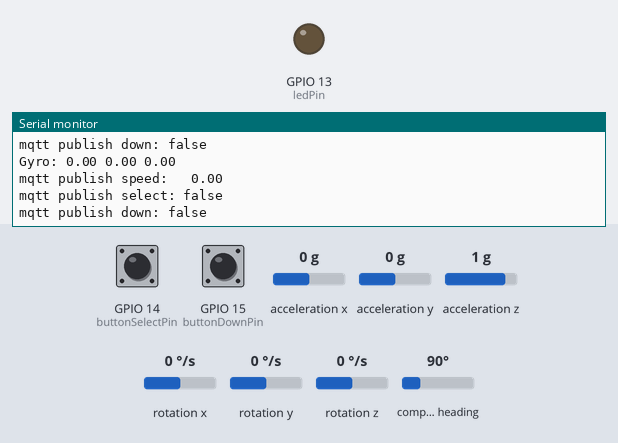
A sketch run on a simulated ESP32. On the bench: output pins drawn as LEDs (lit = HIGH), the last lines printed to the serial monitor. The test bench sets the inputs (shaded band); at power-on: rotation z 0 °/s, GPIO 14 (buttonSelectPin) HIGH, GPIO 15 (buttonDownPin) HIGH, acceleration x 0 g, acceleration y 0 g, acceleration z 1 g, rotation x 0 °/s, rotation y 0 °/s, compass heading 90°. WiFi joins after 1.5 s; servers stay silent unless stated; random numbers use the default seed unless the sketch sets one; no MQTT or app messages arrive unless stated.

Above: at 3.7 s.
3.8 s: rotation z set to -192 °/s
At 3.83 s:
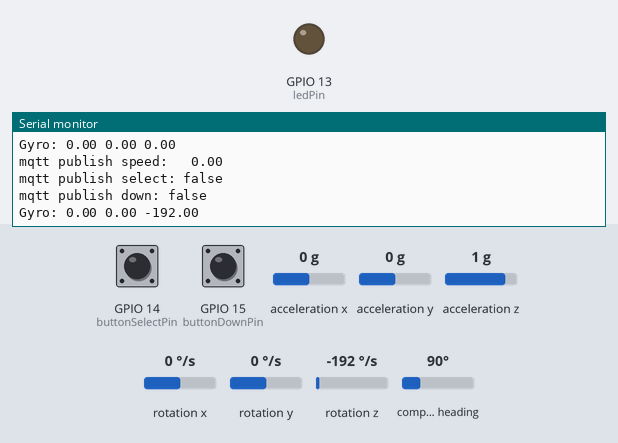
5.4 s: GPIO 14 (buttonSelectPin) pulled LOW for 0.15 s
7.0 s: GPIO 15 (buttonDownPin) pulled LOW for 0.15 s
At 7.11 s:
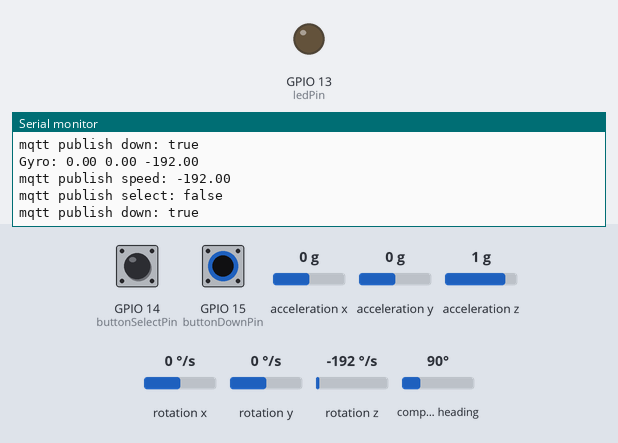

The sketch:

FAF_ESP.ino
```cpp
// (licence header left out)
#include <WiFi.h>
#include <PubSubClient.h>
#include <Adafruit_Sensor.h>
#include <Adafruit_BNO055.h>

WiFiClient espClient;
PubSubClient client(espClient);

const char* ssid        = "fit_and_fun";
const char* password    = "fun_and_fit";
const char* mqtt_server = "10.42.0.1";

const int buttonSelectPin = 14;
const int buttonDownPin = 15;
int buttonSelectState = 0;
int buttonDownState = 0;

const int ledPin =  13;      // the number of the LED pin

#define MSG_BUFFER_SIZE (10)
char msg[MSG_BUFFER_SIZE];
float value = 51.0;

/* Set the delay between fresh samples */
uint16_t BNO055_SAMPLERATE_DELAY_MS = 100;
/* Check I2C device address */
Adafruit_BNO055 bno = Adafruit_BNO055(55, 0x28);


void setupWifi();
void reConnect();

void setupWifi() {
    delay(10);
    Serial.print("Connecting to ");
    Serial.println(ssid);
    //WiFi.begin(ssid, password);  // Start Wifi connection.
    WiFi.begin(ssid);

    while (WiFi.status() != WL_CONNECTED) {
        delay(500);
        Serial.print(".");
    }
    Serial.println("Connected to the WiFi network");
    Serial.print("Local ESP32 IP: ");
    Serial.println(WiFi.localIP());
}

void setup() {
  // put your setup code here, to run once:
  Serial.begin(115200);
  setupWifi();
  client.setServer(mqtt_server, 1883);

  /* Initialise the sensor */
  if (!bno.begin())
  {
    /* There was a problem detecting the BNO055 ... check your connections */
    Serial.print("Ooops, no BNO055 detected ... Check your wiring or I2C ADDR!"\
);
    while (1);
  }

  pinMode(buttonSelectPin, INPUT_PULLUP);
  pinMode(buttonDownPin, INPUT_PULLUP);
  pinMode(ledPin, OUTPUT);

  delay(1000);

}

void loop() {
  if (!client.connected()) {
        reConnect();
    }
  client.loop();

  /* Get a new sensor event */
  sensors_event_t event;
  bno.getEvent(&event, Adafruit_BNO055::VECTOR_GYROSCOPE);
  Serial.print(F("Gyro: "));
  Serial.print((float)event.gyro.x);
  Serial.print(F(" "));
  Serial.print((float)event.gyro.y);
  Serial.print(F(" "));
  Serial.print((float)event.gyro.z);
  Serial.println(F(""));

  /* Creation and sending of a speed message */
  snprintf(msg, MSG_BUFFER_SIZE, "%6.2f", (float)event.gyro.z);
  client.publish("fit_and_fun/speed", msg);
  Serial.print("mqtt publish speed: ");
  Serial.println(msg);

  /* Creation and sending of a select button message */
  buttonSelectState = digitalRead(buttonSelectPin);
  snprintf(msg, MSG_BUFFER_SIZE, "%s", buttonSelectState == HIGH ? "false" : "true");
  client.publish("fit_and_fun/select", msg);
  Serial.print("mqtt publish select: ");
  Serial.println(msg);

  /* Creation and sending of a down button message */
  buttonDownState = digitalRead(buttonDownPin);
  snprintf(msg, MSG_BUFFER_SIZE, "%s", buttonDownState == HIGH ? "false" : "true");
  client.publish("fit_and_fun/down", msg);
  Serial.print("mqtt publish down: ");
  Serial.println(msg);

  delay(BNO055_SAMPLERATE_DELAY_MS);
}

void reConnect() {
    while (!client.connected()) {
        Serial.print("Attempting MQTT connection...");
        // Create a random client ID.
        String clientId = "M5Stack-";
        clientId += String(random(0xffff), HEX);
        // Attempt to connect.
        if (client.connect(clientId.c_str())) {
            Serial.println("\nSuccess\n");
            // Once connected, publish an announcement to the topic.
            client.publish("fit_and_fun", "M5Stack init");
            // ... and resubscribe.
            client.subscribe("fit_and_fun");
        } else {
            Serial.print("failed, rc=");
            Serial.print(client.state());
            Serial.println("try again in 5 seconds");
            delay(5000);
        }
    }
}
```

Measured:
- after the input at 3.8 s, the serial monitor: prints a new line at once (image 1)
- after the input at 7.0 s, the serial monitor: prints a new line at once (image 2)
